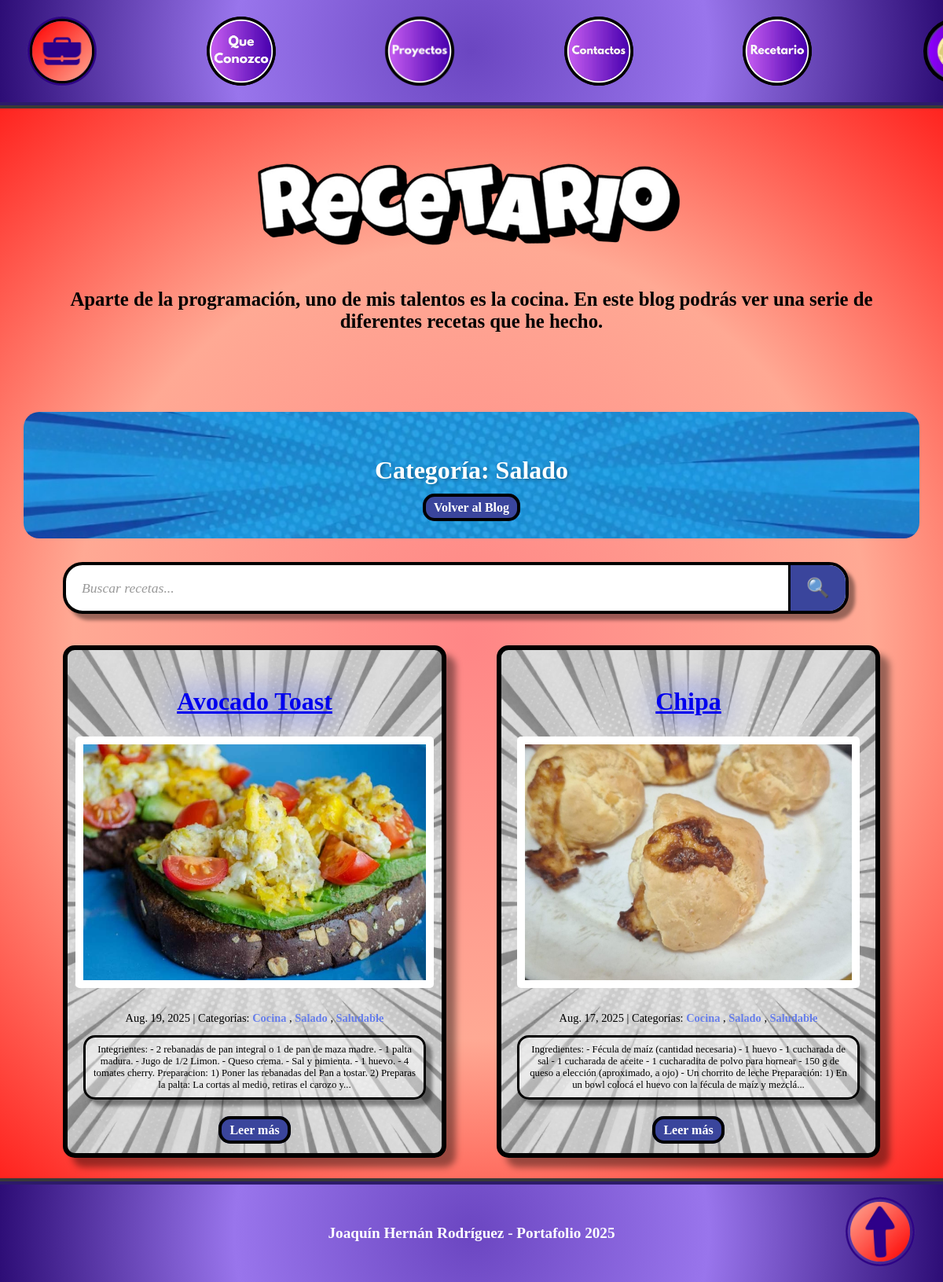
Page /blog/category/Salado/ on the earlier database version.
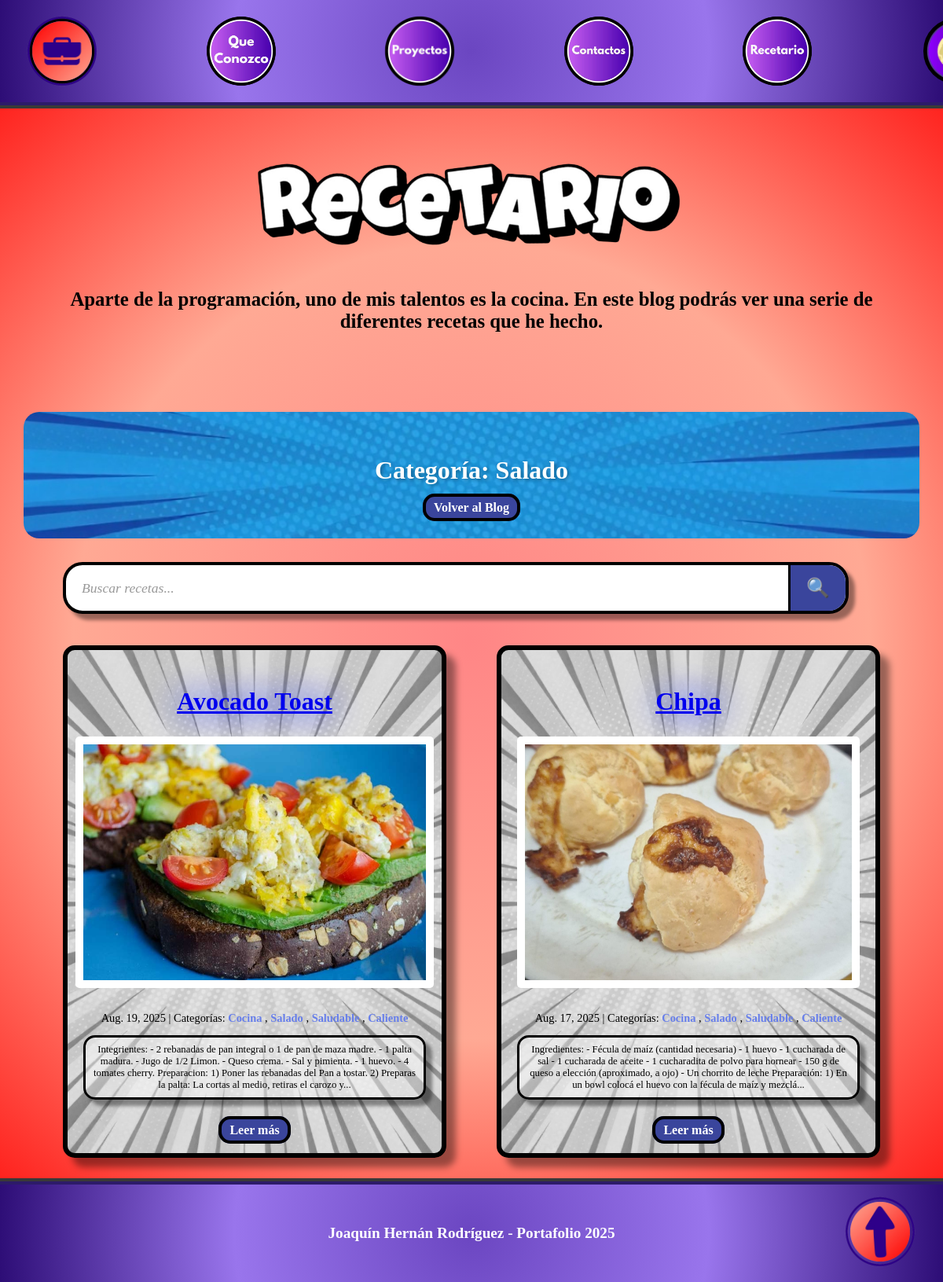
Same page on the later database version.
### blog/models.py (models this page shows, shortened)
class Post(models.Model):
    title = models.CharField(max_length=255)
    body = models.TextField()
    created_on = models.DateTimeField(auto_now_add=True)
    last_modified = models.DateTimeField(auto_now=True)
    categories = models.ManyToManyField("Category", related_name="posts")
    image = models.ImageField(upload_to='blog_images/', blank=True, null=True)

class Category(models.Model):
    name = models.CharField(max_length=30)
    class Meta:
        verbose_name_plural = "categories"

### blog/views.py (the view)
# urls.py: path("category/<category>/", views.blog_category, name="blog_category"),
def blog_category(request, category):
    search_query = request.GET.get('search', '')
    error_message = ''
    if len(search_query) > 100:
        error_message = "Búsqueda no válida: el texto es demasiado largo"
        posts = Post.objects.none()
    else:
        posts = Post.objects.filter(categories__name__icontains=category).order_by("-created_on")
        if search_query:
            posts = posts.filter(
                Q(title__icontains=search_query) |
                Q(body__icontains=search_query) |
                Q(categories__name__icontains=search_query)
            ).distinct()
    context = {
        "category": category,
        "posts": posts,
        "search_query": search_query,
        "error_message": error_message,
    }
    return render(request, "blog/category.html", context)

### templates/blog/category.html (shortened to what this page needs)
{% extends "blog.html" %}
{% load static %}
{% block page_content %}
  <div class="category-header" style="background-image: url('{% static 'Portafolio/assets/Fondos/Fondo Azul.png' %}'); background-size: cover; background-position: center;">
    <h2 class="category-title">Categoría: {{ category }}</h2>
    <a href="{% url 'blog:blog_index' %}" class="volver">Volver al Blog</a>
  </div>
    <div class="Barra-busqueda">
    <div class="search-section">
      <form method="get" class="search-form">
        <div class="search-input-group">
          <input type="text"
                 name="search"
                 placeholder="Buscar recetas..."
                 value="{{ request.GET.search }}"
                 class="search-input"
                 maxlength="100">
          <button type="submit" class="search-button">
            🔍
          </button>
        </div>
      </form>
    </div>
  </div>
  <div class="Posteos">
    {% for post in posts %}
      <article class="Tarjeta" style="background-image: url('{% static 'Portafolio/assets/Fondos/Fondo Blanco.png' %}'); background-size: cover; background-position: center;">
        <div class="Contenido">
          <h2 class="titulo-posteo">
            <a href="{% url 'blog:blog_detail' post.pk %}">{{ post.title }}</a>
          </h2>
          {% if post.image %}
            <div class="post-image">
              <img src="{{ post.image.url }}" alt="{{ post.title }}" class="post-thumbnail">
            </div>
          {% endif %}
          <div class="info">
            <span class="post-date">{{ post.created_on.date }}</span>
            <span class="separator">|</span>
            <span class="post-categories">Categorías:
              {% for category in post.categories.all %}
                <a href="{% url 'blog:blog_category' category.name %}" class="categoria">
                  {{ category.name }}
                </a>{% if not forloop.last %}, {% endif %}
              {% endfor %}
            </span>
          </div>
          <div class="informacion-previa">
            <p>{{ post.body | slice:":300" }}{% if post.body|length > 300 %}...{% endif %}</p>
          </div>
          <a href="{% url 'blog:blog_detail' post.pk %}" class="leer-mas">Leer más</a>
        </div>
      </article>
    {% empty %}
      <div class="no-posts" style="background-image: url('{% static 'Portafolio/assets/Fondos/Fondo Blanco.png' %}'); background-size: cover; background-position: center;">
        <h3>No hay posts en esta categoría</h3>
        <p>Pronto habrá contenido en esta categoría.</p>
      </div>
    {% endfor %}
  </div>
{% endblock page_content %}

Differences in the rows shown:
changed Post "Avocado Toast": gains Category (name "Caliente")
shown differently, row unchanged: Category "Saludable": now shows ", ,"
changed Post "Chipa": gains Category (name "Caliente")
